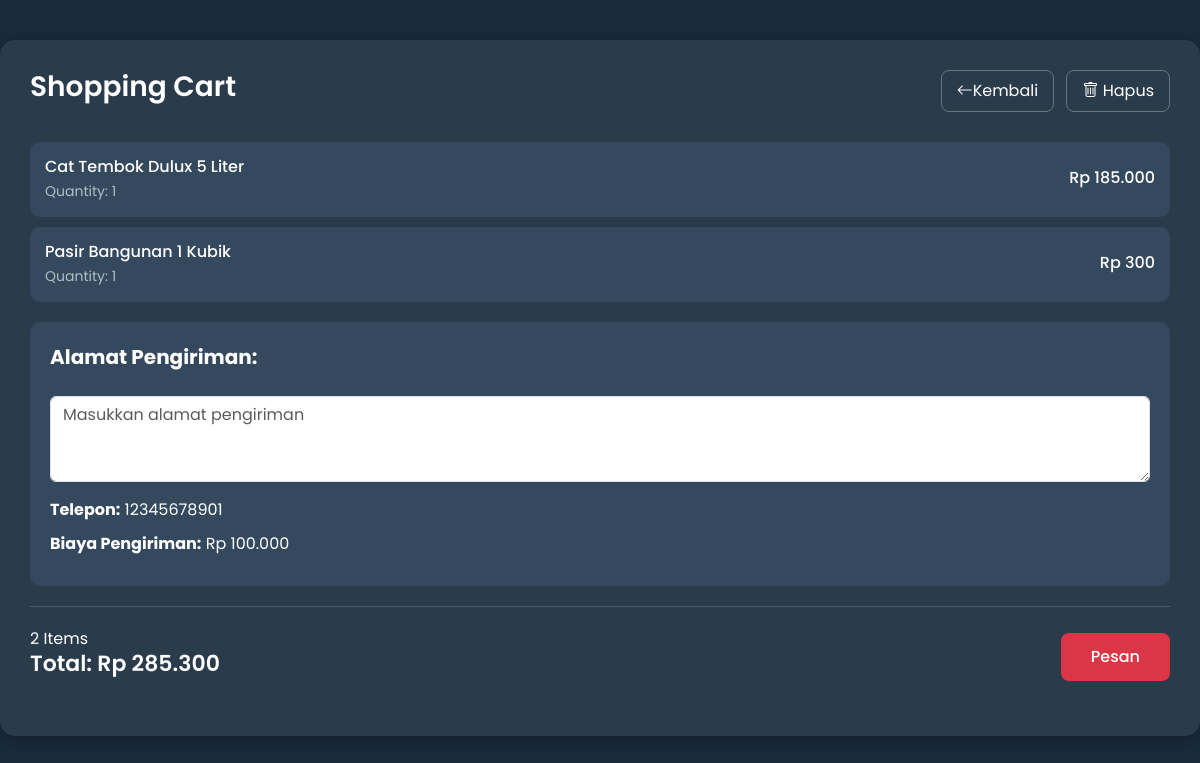
Page /keranjang.php (signed in) on the committed database.
### tables this page shows
CREATE TABLE `keranjang` (
  `idkeranjang` int(11) NOT NULL,
  `idpengguna` int(11) NOT NULL,
  `idproduk` int(11) NOT NULL,
  `jumlah` int(255) NOT NULL,
  `totalharga` int(255) NOT NULL,
  `biayapengiriman` int(255) NOT NULL,
  `grandtotal` int(255) NOT NULL
);

CREATE TABLE `produk` (
  `idproduk` int(11) NOT NULL,
  `idgudang` int(11) NOT NULL,
  `namaproduk` text NOT NULL,
  `hargajual` int(11) NOT NULL,
  `stok` text NOT NULL
);

CREATE TABLE `pengguna` (
  `id` int(11) NOT NULL,
  `nama` varchar(255) NOT NULL,
  `password` text NOT NULL,
  `telepon` varchar(12) NOT NULL,
  `level` text NOT NULL
);

### keranjang.php (the view, shortened to what this page needs)
<?php
require "config.php";
$user_id = $_SESSION['user_id'] ?? null;
$alamat = '';
$stmt = $conn->prepare("
    SELECT k.idkeranjang, k.idproduk, k.jumlah, k.totalharga, k.biayapengiriman, k.grandtotal, p.namaproduk, p.hargajual
    FROM keranjang k
    JOIN produk p ON k.idproduk = p.idproduk
    WHERE k.idpengguna = :user_id
");
$stmt->bindParam(':user_id', $user_id);
$stmt->execute();
$cart_items = $stmt->fetchAll(PDO::FETCH_ASSOC);
$user_stmt = $conn->prepare("SELECT telepon FROM pengguna WHERE id = :user_id");
$user_stmt->bindParam(':user_id', $user_id);
$user_stmt->execute();
$user = $user_stmt->fetch(PDO::FETCH_ASSOC);
$total_items = count($cart_items);
$total_biayapengiriman = 0;
$subtotal = 0;
foreach ($cart_items as $item) {
    $subtotal += $item['totalharga'];
    $total_biayapengiriman += $item['biayapengiriman'];
}
$grand_total = $subtotal + $total_biayapengiriman;
$telepon = $user['telepon'] ?? '081234567890';
?>
<!DOCTYPE html>
<html lang="en">
<head>
  <link href="https://cdn.jsdelivr.net/npm/bootstrap@5.3.3/dist/css/bootstrap.min.css" rel="stylesheet">
  <link rel="stylesheet" href="https://cdnjs.cloudflare.com/ajax/libs/font-awesome/6.5.1/css/all.min.css" />
  <link rel="stylesheet" href="https://cdn.jsdelivr.net/npm/bootstrap-icons@1.10.5/font/bootstrap-icons.css">
</head>
<body>
  <div class="cart-container">
    <div class="cart-header">
      <h2>Shopping Cart</h2>
      <div>
        <button type="button" class="btn btn-outline-secondary me-2">
          <a href="pesanproduk.php" class="text-decoration-none text-white"><i class="bi bi-arrow-left"></i>Kembali</a>
        </button>
        <button type="button" class="btn btn-outline-secondary" id="clearCart">
          <i class="bi bi-trash"></i> Hapus
        </button>
      </div>
    </div>
    <?php if (empty($cart_items)) { ?>
      <div class="empty-cart">Keranjang Anda kosong.</div>
    <?php } else { ?>
      <form action="prosespesanan.php" method="POST">
        <?php foreach ($cart_items as $index => $item) { ?>
          <div class="cart-item">
            <div class="flex-grow-1">
              <h5><?php echo htmlspecialchars($item['namaproduk']); ?></h5>
              <p>Quantity: <?php echo htmlspecialchars($item['jumlah']); ?></p>
            </div>
            <h5>Rp <?php echo number_format($item['totalharga'], 0, ',', '.'); ?></h5>
          </div>
        <?php } ?>
        <div class="cart-details">
            <label for="alamat" class="form-label text-white fs-5"><strong>Alamat Pengiriman:</strong></label>
            <textarea class="form-control mt-3 mb-3" id="alamat" name="alamat" rows="3" placeholder="Masukkan alamat pengiriman" required><?php echo htmlspecialchars($alamat); ?></textarea>
          <p><strong>Telepon:</strong> <?php echo htmlspecialchars($telepon); ?></p>
          <p><strong>Biaya Pengiriman:</strong> Rp <?php echo number_format($total_biayapengiriman, 0, ',', '.'); ?></p>
        </div>
        <div class="cart-footer">
          <div>
            <p class="mb-0"><?php echo $total_items; ?> Items</p>
            <h4>Total: Rp <?php echo number_format($grand_total, 0, ',', '.'); ?></h4>
          </div>
          <button type="submit" name="pesan" class="btn btn-checkout text-white">Pesan</button>
        </div>
      </form>
    <?php } ?>
  </div>
</body>
</html>

### keranjang.php (style rules this page uses)
body { background-color: #1a2b3c; min-height: 100vh; font-family: 'Poppins', sans-serif; color: #ffffff; margin: 0; }
.cart-container { max-width: 1500px; margin: 40px auto; background: #2a3b4c; border-radius: 15px; padding: 30px; box-shadow: 0 4px 20px rgba(0, 0, 0, 0.3); }
.cart-header { display: flex; justify-content: space-between; align-items: center; margin-bottom: 30px; }
.cart-header h2 { font-size: 28px; font-weight: 600; }
.cart-item { display: flex; align-items: center; padding: 15px; background: #34495e; border-radius: 10px; margin-bottom: 10px; transition: transform 0.2s; }
.cart-item h5 { font-size: 16px; font-weight: 500; margin-bottom: 5px; }
.cart-item p { font-size: 14px; color: #b0bec5; margin-bottom: 0; }
.cart-details { background: #34495e; padding: 20px; border-radius: 10px; margin-top: 20px; }
.cart-details p { margin-bottom: 10px; font-size: 16px; }
.cart-footer { display: flex; justify-content: space-between; align-items: center; padding: 20px 0; border-top: 1px solid #4a5b6c; margin-top: 20px; }
.cart-footer h4 { font-size: 22px; font-weight: 600; }
.btn-checkout { background-color: #dc3545; border: none; padding: 12px 30px; font-size: 16px; font-weight: 500; border-radius: 8px; }
.btn-outline-secondary { border-color: #6c757d; color: #ffffff; padding: 8px 15px; border-radius: 8px; }

### rows in the picture
keranjang: idproduk.namaproduk "Cat Tembok Dulux 5 Liter", jumlah "1", totalharga "185.000"
keranjang: idproduk.namaproduk "Pasir Bangunan 1 Kubik", jumlah "1", totalharga "300"
pengguna: telepon "12345678901"

### other values in the picture
$total_biayapengiriman "100.000"
$total_items "2"
$grand_total "285.300"
